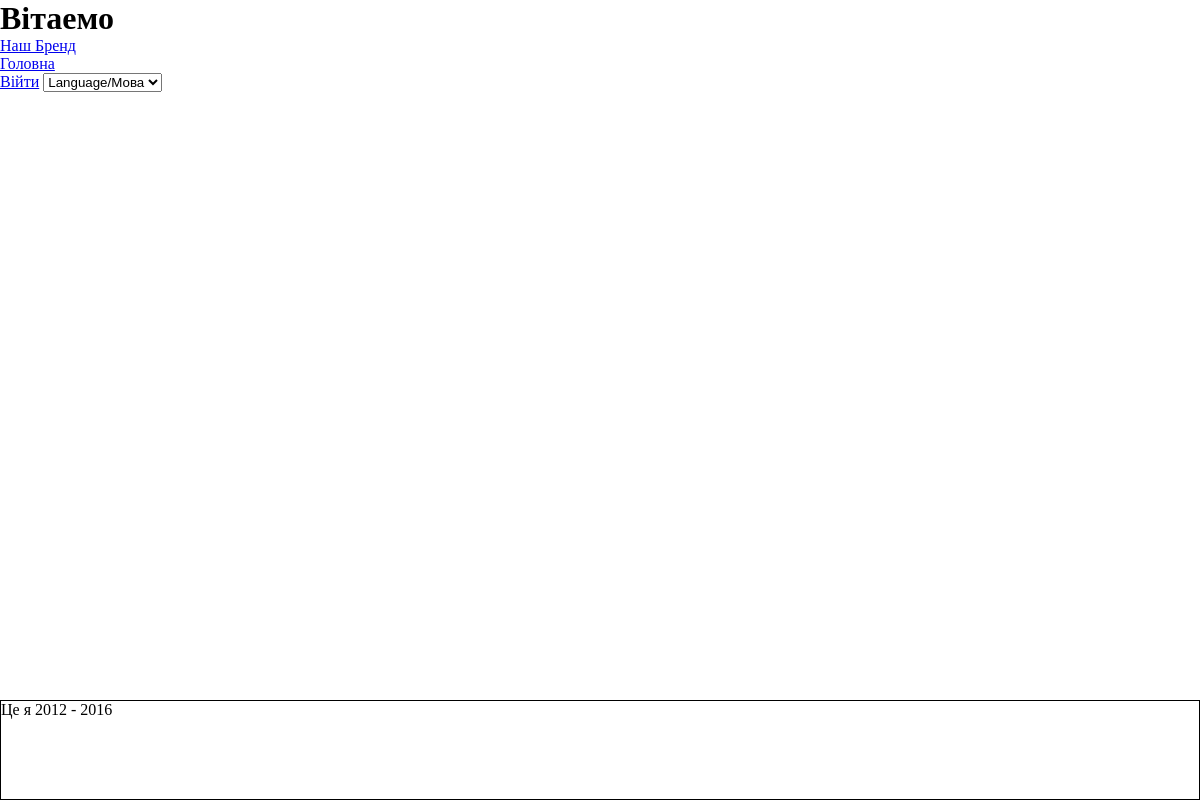
Before: / with the older database file.
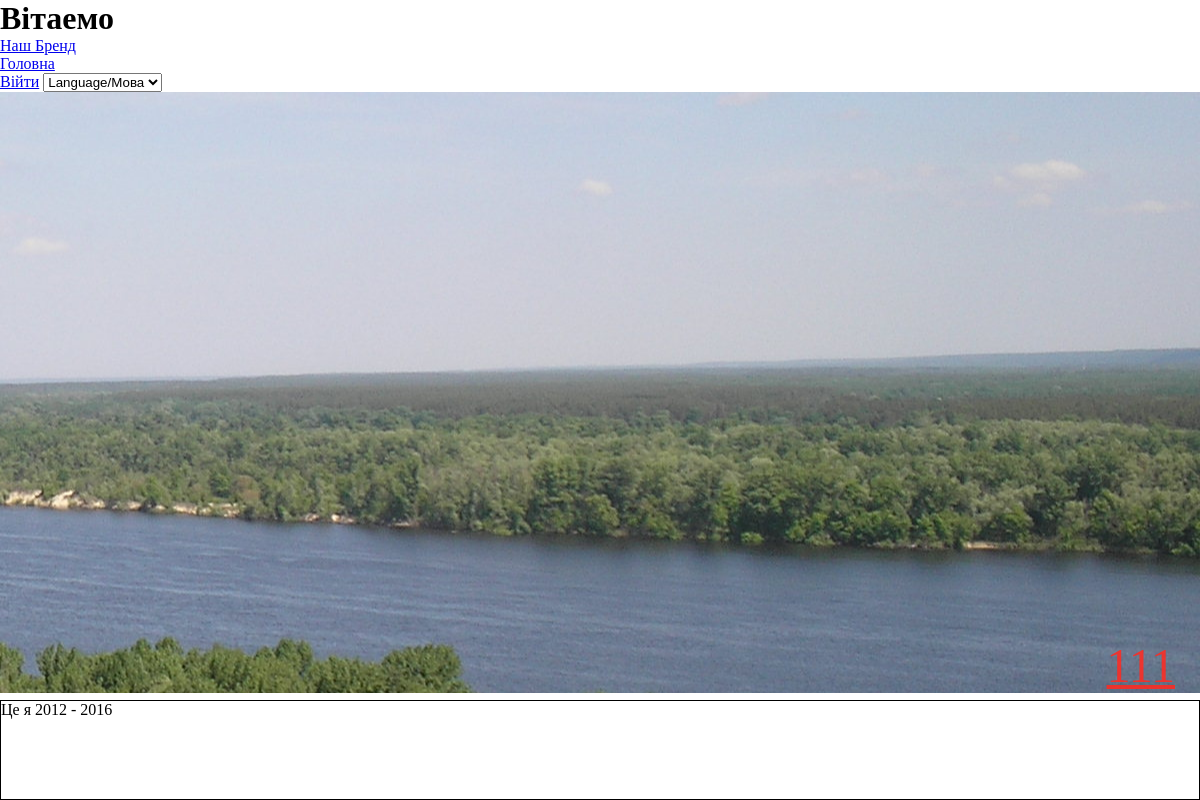
After: the same page with the newer database file.
### tables this page shows
CREATE TABLE IF NOT EXISTS `slider` (
  `id` int(10) unsigned NOT NULL AUTO_INCREMENT,
  `image` varchar(50) NOT NULL,
  `url` varchar(50) NOT NULL,
  `title` varchar(50) NOT NULL,
  PRIMARY KEY (`id`)
);

### resources/template/index.php (called while the page is built, shortened)
<?php
    require_once "header.php";
    $view=$router->getView($view);
    include_once ($view);
    require_once "footer.php";

### public/index.php (called while the page is built, shortened)
<?php
$router = new Application();
$controller=$router->getController();
$data_and_view = $router->runController($controller);
$template_folder = $router->findAppropriateTemplate($view);
require_once PATH_SITE."/resources/".$template_folder."/index.php";

### resources/languages/uk.php (called while the page is built, shortened)
<?php
$our_brand = "Наш Бренд";
$main_page = "Головна";
$enter_admin = "Війти";
$welcome = "Вітаемо";
$footer_disclaimer = "Це я 2012 - 2016";
?>

### app/lib/HelperService.php (called while the page is built, shortened)
<?php
class HelperService {
    public static function prozessLangArray()
    {
        $langs = [];
        foreach (LANG as $ln) {
            $arr = explode('=>', $ln);
            $key = trim($arr[0], ' ');
            $value = trim($arr[1], ' ');
            $langs[$key] = $value;
        }
        return $langs;
    }
    public static function currentLang()
    {
        $langs = self::prozessLangArray();
        $url = $_SERVER['REQUEST_URI'];
        $url = trim($url, '/');
        $url = trim($url, ' ');
        foreach ($langs as $key => $value){
            $position = strpos($url, $key);
        }
        return '';
    }
}

### app/core/database.php (called while the page is built, shortened)
<?php
class DataBase {
    function __construct(){
     try{
           $this->conn = new \PDO('mysql:dbname='.NAME_BD.';host='.HOST.'', USER, PASSWORD, array(\PDO::MYSQL_ATTR_INIT_COMMAND => 'SET NAMES\'UTF8\''));
        }catch(\PDOException $e) {die("Ошибка соединения с базой или хостом:".$e->getMessage());}
    }
}
?>

### app/protected/controllers/index.php (called while the page is built, shortened)
<?php
  class Index  extends BaseController
  {
    public function index()
	{
       $model = new DB_Index();
        $slider = $model->getSlider();
        $carousel = $model->getCarousel();
      return ['view'=>'customer/index.php', 'slider'=>$slider, 'carousel'=>$carousel];
    }
  }

### app/protected/models/db_index.php (called while the page is built, shortened)
<?php
 class DB_Index extends DataBase
 {
    public function getSlider()
    {
        $sql = "SELECT `image`, `url`, `title` FROM `slider`";
        $result = $this->conn->query($sql);
        $carousel = $result->fetchAll();
        return $carousel;
    }
 }

### app/core/application.php (called while the page is built, shortened)
<?php
class Application extends MainDispatcher {
    public function runController($controller){
        $action = $controller[1];
        $contr = new $name_contr($controller);
        $data=call_user_func(array($contr, $action));
        return $data;
    }
}

### resources/customer/index.php (the view, shortened to what this page needs)
<section class="slider-content">
    <link rel="stylesheet" href="/lib/jqueryfreeslider/style.css">
    <?php $num=1; if(!empty($slider)): ?>
        <div id="slider">
            <?php foreach($slider as $image): ?>
                <div class="thumb" style="display:none; background: url(<?php echo '/uploads/slider/'.$image->image; ?>)  100%;" id="<?php echo $num;?>">
                    <div class="bottom">
                        <a href="/<?php echo $image->url; ?>">
                            <?php echo $image->title; ?>
                        </a>
                    </div>
                </div>
                <?php $num++; endforeach; ?>
        </div>
    <?php endif; ?>

### resources/template/header.php (shortened to what this page needs)
<!DOCTYPE html>
<html lang="ru">
  <head>
	<link href="/assets/css/default.css" rel="stylesheet">
    </head>
    <body>
    <div class="container">
        <header class="main-header ">
            <h1 class="main-header__h1"><?= $welcome ?></h1>
            <nav class="main-header__nav ">
                <a href="/<?= \Lib\HelperService::currentLang() ?>#" class="main-header__logo "><?= $our_brand ?></a>
                 <ul class="main-header__menu" >
                     <li class="main-header__menu-item"><a href="/<?= \Lib\HelperService::currentLang() ?>#"><?= $main_page ?></a></li>
                </ul>
                <a class="main-header__admin" href="/<?= \Lib\HelperService::currentLang() ?>admin"><?php if(isset($_SESSION['login'])){echo "Админзона";}else {echo "$enter_admin";};  ?></a>
                <select name="language" class="main-header__language-select" onchange="window.location.href=this.options[this.selectedIndex].value" >
                    <option selected disabled>Language/Мова</option>
                </select>
             </nav>
        </header>
       <section class="content">

### resources/template/footer.php (shortened to what this page needs)
            </section>
            <footer class="site-footer">
                <p class="site-footer__mark"><?= $footer_disclaimer ?></p>
            </footer>
    </div>
</body>
</html>

### public/assets/css/default.css (style rules this page uses)
* { box-sizing: border-box; margin: 0; padding: 0; }
html, body { height: 100%; }
.container { position: relative; min-height: 100%; }
.content { padding-bottom: 100px; }
.site-footer { position: absolute; left: 0; bottom: 0; width: 100%; border: 1px solid black; height: 100px; }
.container { max-width: 1200px; margin: 0 auto; }

Changed rows visible on the page:
added slider: image (picture), title "111"
